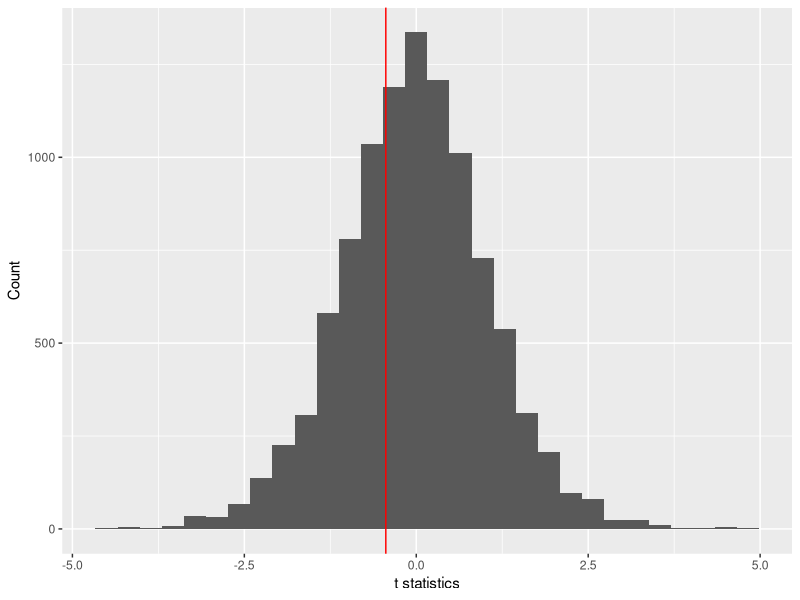
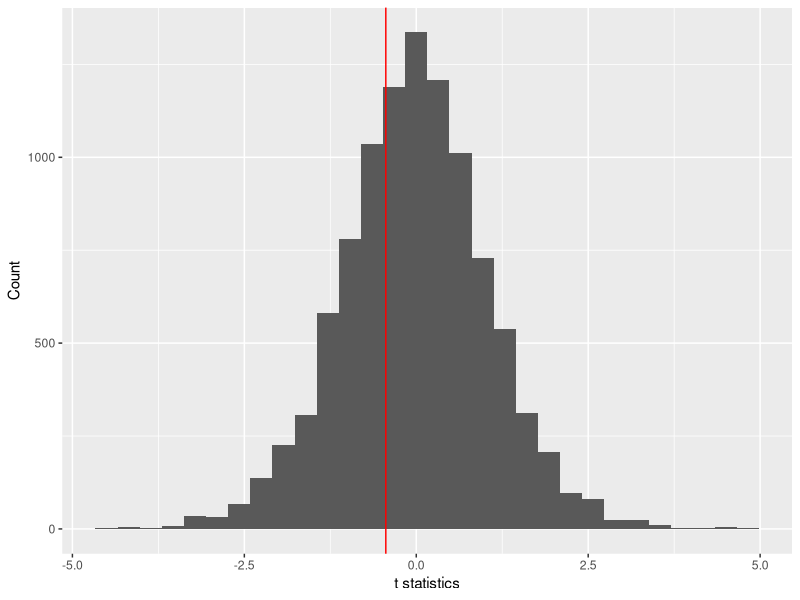

Reproduce these figures in R, in order.
library(tidyverse)
library(cowplot)

n <- 10
mu1 <- 5
mu2 <- 5.2
sd1 <- 2
sd2 <- 2

M <- tibble(y = c(rnorm(n, mu1, sd1),
                      rnorm(n, mu2, sd2)),
                grp = factor(rep(c("A", "B"), each = n)))

nreps <- 1e4
t_stats <- numeric(nreps)
t_stats[1] <- t.test(y ~ grp, data = M)$statistic

for (ii in 2:nreps) {
  t_stats[ii] <- t.test(sample(y) ~ grp, data = M)$statistic
}

plt <- ggplot(data.frame(t_stats), aes(t_stats)) +
  geom_histogram() +
  geom_vline(xintercept = t_stats[1], color = "red") +
  labs(x = "t statistics", y = "Count")
plt

(p <- 2 * mean(t_stats <= t_stats[1]))

ggsave(plt, file = paste0("~/Desktop/p", round(p, 3), ".png"))
